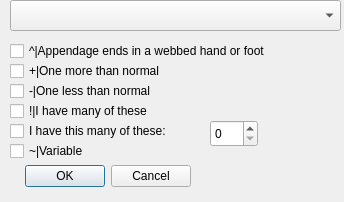
<?xml version="1.0" encoding="UTF-8"?>
<ui version="4.0">
 <class>Dialog</class>
 <widget class="QDialog" name="Dialog">
  <property name="geometry">
   <rect>
    <x>0</x>
    <y>0</y>
    <width>344</width>
    <height>202</height>
   </rect>
  </property>
  <property name="windowTitle">
   <string>Dialog</string>
  </property>
  <widget class="QDialogButtonBox" name="buttonBox">
   <property name="geometry">
    <rect>
     <x>10</x>
     <y>160</y>
     <width>181</width>
     <height>32</height>
    </rect>
   </property>
   <property name="orientation">
    <enum>Qt::Horizontal</enum>
   </property>
   <property name="standardButtons">
    <set>QDialogButtonBox::Cancel|QDialogButtonBox::Ok</set>
   </property>
  </widget>
  <widget class="QComboBox" name="appendageTypes">
   <property name="geometry">
    <rect>
     <x>10</x>
     <y>0</y>
     <width>331</width>
     <height>31</height>
    </rect>
   </property>
  </widget>
  <widget class="QCheckBox" name="webbed">
   <property name="geometry">
    <rect>
     <x>10</x>
     <y>40</y>
     <width>331</width>
     <height>22</height>
    </rect>
   </property>
   <property name="text">
    <string>^|Appendage ends in a webbed hand or foot</string>
   </property>
  </widget>
  <widget class="QCheckBox" name="oneMore">
   <property name="geometry">
    <rect>
     <x>10</x>
     <y>60</y>
     <width>191</width>
     <height>22</height>
    </rect>
   </property>
   <property name="text">
    <string>+|One more than normal</string>
   </property>
  </widget>
  <widget class="QCheckBox" name="oneLess">
   <property name="geometry">
    <rect>
     <x>10</x>
     <y>80</y>
     <width>181</width>
     <height>22</height>
    </rect>
   </property>
   <property name="text">
    <string>-|One less than normal</string>
   </property>
  </widget>
  <widget class="QCheckBox" name="many">
   <property name="geometry">
    <rect>
     <x>10</x>
     <y>100</y>
     <width>181</width>
     <height>22</height>
    </rect>
   </property>
   <property name="text">
    <string>!|I have many of these</string>
   </property>
  </widget>
  <widget class="QCheckBox" name="thisMany">
   <property name="geometry">
    <rect>
     <x>10</x>
     <y>120</y>
     <width>201</width>
     <height>22</height>
    </rect>
   </property>
   <property name="text">
    <string>I have this many of these:</string>
   </property>
  </widget>
  <widget class="QCheckBox" name="variable">
   <property name="geometry">
    <rect>
     <x>10</x>
     <y>140</y>
     <width>101</width>
     <height>22</height>
    </rect>
   </property>
   <property name="text">
    <string>~|Variable</string>
   </property>
  </widget>
  <widget class="QSpinBox" name="spinBox">
   <property name="geometry">
    <rect>
     <x>210</x>
     <y>120</y>
     <width>48</width>
     <height>27</height>
    </rect>
   </property>
  </widget>
 </widget>
 <resources/>
 <connections>
  <connection>
   <sender>buttonBox</sender>
   <signal>accepted()</signal>
   <receiver>Dialog</receiver>
   <slot>accept()</slot>
   <hints>
    <hint type="sourcelabel">
     <x>248</x>
     <y>254</y>
    </hint>
    <hint type="destinationlabel">
     <x>157</x>
     <y>274</y>
    </hint>
   </hints>
  </connection>
  <connection>
   <sender>buttonBox</sender>
   <signal>rejected()</signal>
   <receiver>Dialog</receiver>
   <slot>reject()</slot>
   <hints>
    <hint type="sourcelabel">
     <x>316</x>
     <y>260</y>
    </hint>
    <hint type="destinationlabel">
     <x>286</x>
     <y>274</y>
    </hint>
   </hints>
  </connection>
 </connections>
</ui>
